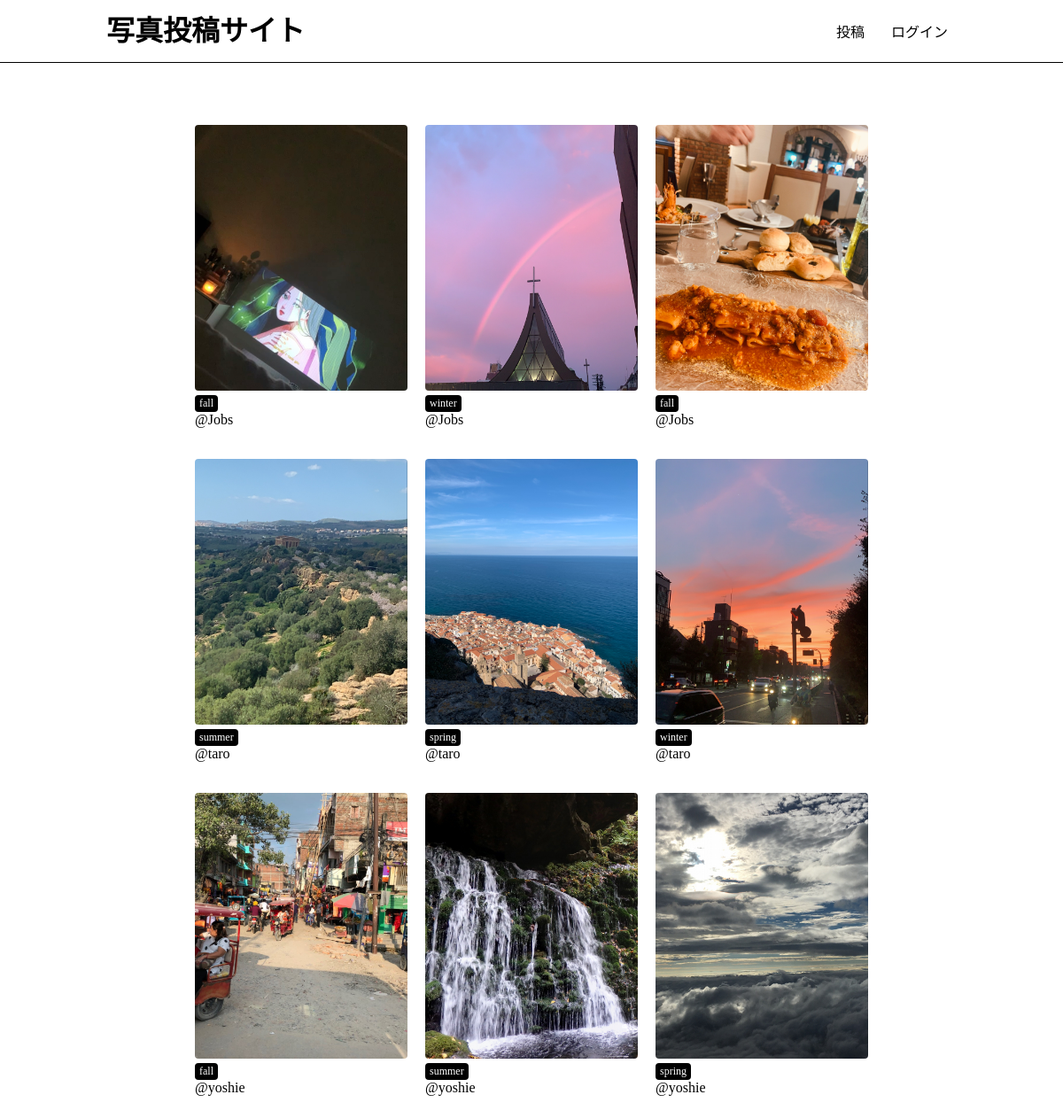
The page / on the database its author committed.
### app/models.py (models this page shows, shortened)
class Photo(models.Model):
    title = models.CharField(max_length=150)
    comment = models.TextField(blank=True)
    image = models.ImageField(upload_to='photos')
    category = models.ForeignKey(Category,on_delete=models.PROTECT)
    user = models.ForeignKey(User, on_delete=models.CASCADE)
    created_at = models.DateTimeField(auto_now=True)

class Category(models.Model):
    title = models.CharField(max_length=20)
    def __str__(self):
       return self.title

### app/views.py (the view)
# urls.py: path('', views.index, name='index'),
def index(request):
    photos = Photo.objects.all().order_by('-created_at')
    return render(request, 'app/index.html', {'photos': photos})

### app/templates/app/index.html (shortened to what this page needs)
{% extends 'app/base.html' %}
{% block content %}
{% include 'app/photos_list.html' %}
{% endblock %}

### app/templates/app/photos_list.html
<div class="photo-container">
    {% for photo in photos %}
    <div class="photo">
        <a href="{% url 'app:photos_detail' photo.id %}">
            <img src="{{ photo.image.url }}" class="photo-img">
        </a>
        <div class="photo-info">
            <a href="{% url 'app:photos_category' category=photo.category %}" class="category">{{ photo.category }}</a>
            <a href="{% url 'app:users_detail' photo.user.id %}">@{{ photo.user }}</a>
        </div>
    </div>
    {% endfor %}
</div>

### static/css/style.css (style rules this page uses)
html, body { margin: 0; }
div { box-sizing: border-box; }
a { text-decoration: none; color: #000; }
.photo { width: calc(100%/3); float: left; padding: 10px; margin-bottom: 15px; }
.photo a { display: block; }
.photo-info .category { display: inline-block; padding: 2px 5px; border-radius: 4px; font-size: 12px; color: #fff; background-color: #000; }
.photo-img { width: 100%; max-width: 500px; height: 300px; object-fit: cover; border-radius: 4px; }

### rows shown on the page
Photo: image (picture), category "fall", user "Jobs"
Photo: image (picture), category "winter", user "Jobs"
Photo: image (picture), category "fall", user "Jobs"
Photo: image (picture), category "summer", user "taro"
Photo: image (picture), category "spring", user "taro"
Photo: image (picture), category "winter", user "taro"
Photo: image (picture), category "fall", user "yoshie"
Photo: image (picture), category "summer", user "yoshie"
Photo: image (picture), category "spring", user "yoshie"
